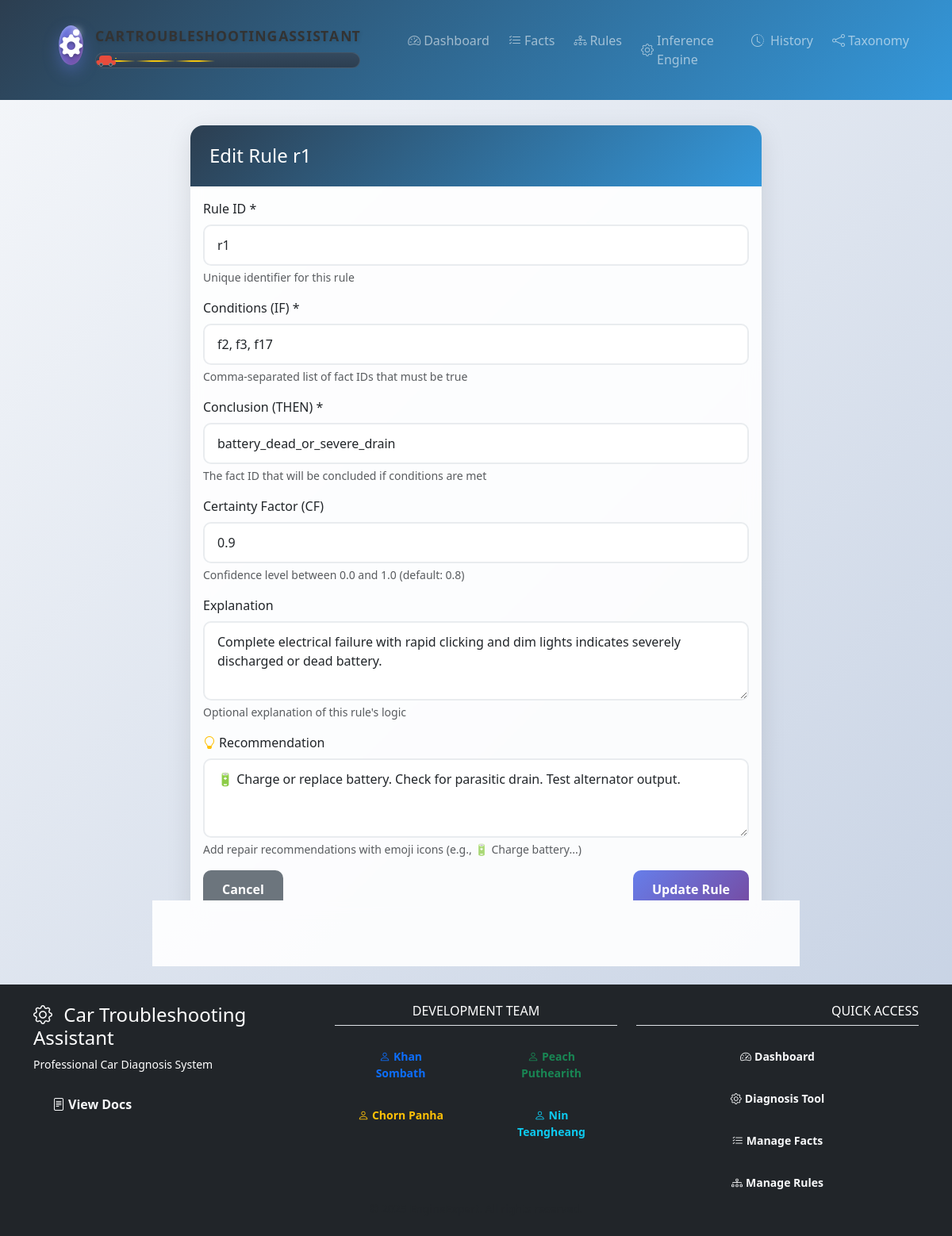
Screenshot of /rules/r1/edit with the database file from the repository.
### tables this page shows
CREATE TABLE rules (
            id TEXT PRIMARY KEY,
            conditions TEXT NOT NULL,  -- JSON string of conditions list
            conclusion TEXT NOT NULL,
            certainty REAL DEFAULT 1.0,
            explain TEXT,
            recommendation TEXT,
            display_order INTEGER DEFAULT 0,
            created_at TIMESTAMP DEFAULT CURRENT_TIMESTAMP,
            updated_at TIMESTAMP DEFAULT CURRENT_TIMESTAMP
        );

### app.py (the view, shortened to what this page needs)
@app.route("/rules/<rid>/edit", methods=["GET", "POST"])
def rules_edit(rid):
    all_rules = get_all_rules()
    rule = next((r for r in all_rules if r.get("id") == rid), None)
    if not rule:
        flash("Rule not found", "warning")
        return redirect(url_for("rules_list"))
    return render_template("rule_form.html", mode="edit", rule=rule)

### database.py (called while the page is built)
def get_db_connection():
    conn = sqlite3.connect(DATABASE_PATH)
    conn.row_factory = sqlite3.Row  # Enables column access by name
    return conn

def get_all_rules():
    conn = get_db_connection()
    rows = conn.execute("SELECT * FROM rules ORDER BY display_order, id").fetchall()
    conn.close()
    rules = []
    for row in rows:
        rules.append({
            "id": row["id"],
            "conditions": json.loads(row["conditions"]) if row["conditions"] else [],
            "conclusion": row["conclusion"],
            "certainty": float(row["certainty"]) if row["certainty"] is not None else 1.0,
            "explain": row["explain"] or "",
            "recommendation": row["recommendation"] or "",
        })
    def natural_sort_key(rule):
        rule_id = rule["id"]
        if rule_id.startswith('r') and rule_id[1:].isdigit():
            return int(rule_id[1:])
        else:
            return float('inf')  # Put non-numeric IDs at the end
    rules.sort(key=natural_sort_key)
    return rules

### templates/rule_form.html
{% extends 'base.html' %}
{% block content %}
<div class="container">
    <div class="row justify-content-center">
        <div class="col-md-8">
            <div class="card">
                <div class="card-header">
                    <h4 class="mb-0">
                        {% if mode == 'new' %}
                            Add New Rule
                        {% else %}
                            Edit Rule {{ rule.id }}
                        {% endif %}
                    </h4>
                </div>
                <div class="card-body">
                    <form method="post">
                        <div class="mb-3">
                            <label for="id" class="form-label">Rule ID *</label>
                            <input type="text" class="form-control" id="id" name="id"
                                   value="{{ rule.id if rule else '' }}"
                                   {% if mode == 'edit' %}readonly{% endif %}
                                   required>
                            <div class="form-text">Unique identifier for this rule</div>
                        </div>
                        <div class="mb-3">
                            <label for="conditions" class="form-label">Conditions (IF) *</label>
                            <input type="text" class="form-control" id="conditions" name="conditions"
                                   value="{{ rule.conditions | join(', ') if rule and rule.conditions else '' }}"
                                   required>
                            <div class="form-text">Comma-separated list of fact IDs that must be true</div>
                        </div>
                        <div class="mb-3">
                            <label for="conclusion" class="form-label">Conclusion (THEN) *</label>
                            <input type="text" class="form-control" id="conclusion" name="conclusion"
                                   value="{{ rule.conclusion if rule else '' }}" required>
                            <div class="form-text">The fact ID that will be concluded if conditions are met</div>
                        </div>
                        <div class="mb-3">
                            <label for="certainty" class="form-label">Certainty Factor (CF)</label>
                            <input type="number" class="form-control" id="certainty" name="certainty"
                                   step="0.1" min="0" max="1"
                                   value="{{ rule.certainty if rule and rule.certainty is defined else '0.8' }}">
                            <div class="form-text">Confidence level between 0.0 and 1.0 (default: 0.8)</div>
                        </div>
                        <div class="mb-3">
                            <label for="explain" class="form-label">Explanation</label>
                            <textarea class="form-control" id="explain" name="explain" rows="3">{{ rule.explain if rule else '' }}</textarea>
                            <div class="form-text">Optional explanation of this rule's logic</div>
                        </div>
                        <div class="mb-3">
    <label for="recommendation" class="form-label">
        <i class="bi bi-lightbulb text-warning me-1"></i>Recommendation
    </label>
    <textarea class="form-control" id="recommendation" name="recommendation"
              rows="3" placeholder="Enter recommended actions with icons...">{{ rule.recommendation if rule.recommendation else '' }}</textarea>
    <div class="form-text">Add repair recommendations with emoji icons (e.g., 🔋 Charge battery...)</div>
</div>
                        <div class="d-flex justify-content-between">
                            <a href="{{ url_for('rules_list') }}" class="btn btn-secondary">Cancel</a>
                            <button type="submit" class="btn btn-primary">
                                {% if mode == 'new' %}
                                    Create Rule
                                {% else %}
                                    Update Rule
                                {% endif %}
                            </button>
                        </div>
                    </form>
                </div>
            </div>
        </div>
    </div>
</div>
{% endblock %}

### templates/base.html (style rules this page uses)
:root { --primary-gradient: linear-gradient(135deg, #667eea 0%, #764ba2 100%); --success-gradient: linear-gradient(135deg, #4facfe 0%, #00f2fe 100%); --warning-gradient: linear-gradient(135deg, #f093fb 0%, #f5576c 100%); --dark-gradient: linear-gradient(135deg, #2c3e50 0%, #3498db 100%); }
body { font-family: 'Segoe UI', system-ui, -apple-system, sans-serif; background: linear-gradient(135deg, #f5f7fa 0%, #c3cfe2 100%); min-height: 100vh; }
.card { border: none; border-radius: 16px; box-shadow: 0 8px 32px rgba(0, 0, 0, 0.1); backdrop-filter: blur(10px); background: rgba(255, 255, 255, 0.9); transition: all 0.3s ease; overflow: hidden; }
.card-header { background: var(--dark-gradient); color: white; border: none; padding: 1.5rem; }
.btn { border-radius: 10px; font-weight: 600; padding: 0.75rem 1.5rem; transition: all 0.3s ease; border: none; }
.btn-primary { background: var(--primary-gradient); }
.form-control, .form-select { border-radius: 10px; border: 2px solid #e9ecef; padding: 0.75rem 1rem; transition: all 0.3s ease; }

### rows the page displays
rules: id "r1", conclusion "battery_dead_or_severe_drain", certainty "0.9", explain "Complete electrical failure with rapid clicking and dim lights indicates severely discharged or dead battery.", recommendation "🔋 Charge or replace battery. Check for parasitic drain. Test alternator output."
